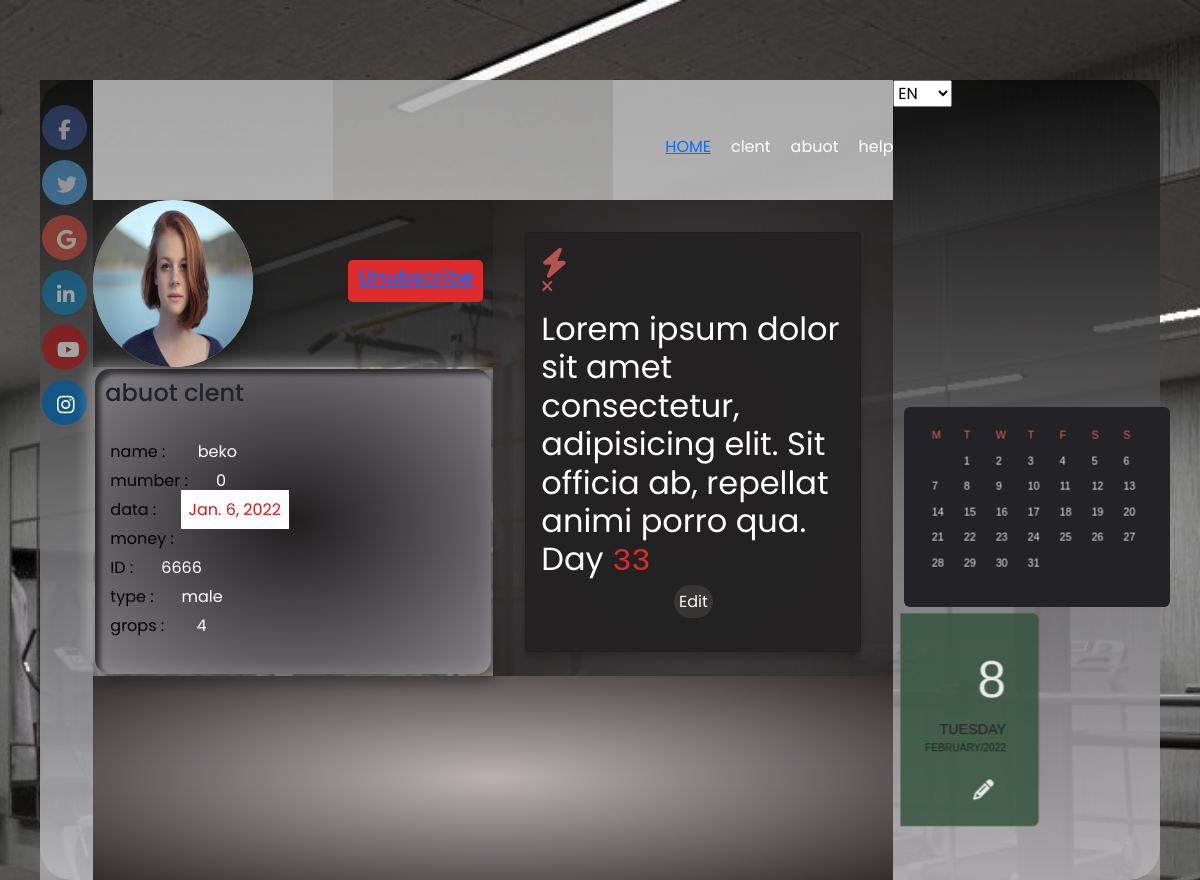
Screenshot of /member1 with the database file from the repository.
### members/models.py (models this page shows, shortened)
class Mumber(models.Model):
    owner = models.ForeignKey(User, related_name='ownr', on_delete=CASCADE)
    name = models.CharField(max_length=100)
    sex_type= models.CharField(max_length=15, choices=TYPE_JOB )
    gruop = models.TextField(max_length=10, choices=TYPE_gruop)
    published_at = models.DateField(auto_now=True)
    id_num = models.IntegerField(default=1)
    money = models.IntegerField(default=0)
    data_sub = models.DateField()
    phone = models.IntegerField(default=0)
    image = models.ImageField( upload_to='jobs',  default='default.jpg')

### members/views.py (the view)
# urls.py: path('<int:id>', views.detalis_members, name='detalis_members'),
def detalis_members(request, id):
    detalis_memb = Mumber.objects.get(id=id)
    date_long = datetime.date.today() - detalis_memb.data_sub
    print( date_long.days, ":::::::::::::::::")
    print( detalis_memb.data_sub, 'hi')
    context = {
        'detalis_memb': detalis_memb,
        'date_long':date_long
              }
    return render(request, './mumber_/detiles.html', context)

### members/templates/mumber_/detiles.html (shortened to what this page needs)
{% load static %}
{% load bootstrap5 %}
<html lang="en">
<head>
    <link rel="stylesheet" href="{% static  './css/detiles_.css' %}">
    <link rel="stylesheet" href="{% static  './css/bootstrap.css' %}">
    <link rel="stylesheet" href="{% static  './css/bootstrap.css' %}">
    <link rel="stylesheet"   href="{% static  'https://cdnjs.cloudflare.com/ajax/libs/font-awesome/4.7.0/css/font-awesome.min.css'%}">
</head>
<body style="  background: url('./static/img/32.jpg') 100% 0 no-repeat fixed;">
  <div class="contener">
        <section class="top">
            <div class="left">
                <div class="socila_">
                    <a href="#" class="fa fa-facebook"></a>
                    <a href="#" class="fa fa-twitter"></a>
                    <a href="#" class="fa fa-google"></a>
                    <a href="#" class="fa fa-linkedin"></a>
                    <a href="#" class="fa fa-youtube"></a>
                    <a href="#" class="fa fa-instagram"></a>
                  </div>
            </div>
            <div class="center">
                <div class="sereash">
                    <div class="serearsh_icone"></div>
                    <div class="speas"></div>
                    <div class="anthing">
                        <div class="inp">
                          <ul>
                            <li><a href="{%url 'homes:index_' %}">HOME</a></li>
                            <li><a>clent</a></li>
                            <li><a>abuot</a></li>
                            <li><a>help</a></li>
                          </ul>
                        </div>
                      </div>
                </div>
                <div class="parson">
                   <div class="tops">
                       <div class="left_tops">
                           <div class="img_part">
                               <div class="img_contenr">
                                <img style="width: 100%; height: 100%; border-radius: 50%;" class='img_jobs' src="{{detalis_memb.image.url}}" alt="">
                              </div>
                              {% if date_long.days >= 31 %}
                               <div class="sup_contenr">
                                   <div  style="background-color: rgb(223, 43, 43); color: rgb(27, 26, 26);"  class="sub_icone"><h5><a href="{% url 'member:Editr_Mumber_usb' detalis_memb.id  %}">Unubscribe</a></h5></div>
                               </div>
                               {% else %}
                               <div  class="sup_contenr">
                                <div style="background-color: rgb(57, 136, 71); color: rgb(27, 26, 26);" class="sub_icone"><h5><a href="{% url 'member:Editr_Mumber_usb' detalis_memb.id  %}">Subscribe</a></h5></div>
                            </div>
                               {% endif %}
                           </div>
                           <div dir="ltr" class="info_part">
                            <div class="table" >
                                <h4 style="padding: 10px;">abuot clent </h4>
                                <ul>
                                    <li>name   : <span class="spa_">{{detalis_memb.name}}</span></li>
                                    <li>mumber :<span class="spa_">{{detalis_memb.phone}}</span></li>
                                    <li>data   : <span style="color: rgb(219, 23, 23); background-color: white;" class="spa_">{{detalis_memb.data_sub}}</span></li>
                                    <li>money : <span class="spa_">{{data_sub.money}}</span></li>
                                    <li>ID     :<span class="spa_">{{detalis_memb.id_num}}</span></li>
                                    <li>type   :<span class="spa_">{{detalis_memb.sex_type}}</span></li>
                                    <li>grops   : <span class="spa_">{{detalis_memb.gruop}}</span></li>
                                </ul>
                            </div>
                           </div>
                       </div>
                       <div class="right_tops">
                           <div class="ntftions">
                            <div class="main-container">
                                <div class="cards">
                                  <div class="card card-5">
                                    <div class="card__icon"><i class="fas fa-bolt"></i></div>
                                    <p class="card__exit"><i class="fas fa-times"></i></p>
                                    <h2 class="card__title">Lorem ipsum dolor sit amet consectetur, adipisicing elit. Sit officia ab, repellat animi porro qua.<br> Day <samp style="color: rgb(223, 43, 43);">{{ date_long.days}}</samp> </h2>
                                    <p class="card__apply">
                                    <a class="card__link" href="{% url 'member:Editr_Mumber' detalis_memb.id %}">Edit </a>
                                    </p>
                                  </div>
                                </div>
                            </div>
                           </div>
                       </div>
                   </div>
                   <div class="btoom"></div>
                </div>
            </div>
            <div class="right">
              <div class="opti">
                <select>
                  <option value="volvo">EN</option>
                </select>
              </div>
                <div onload="startTime()" class="clender">
                    <div class="container">
                      <div class="card_s">
                        <div class="front">
                          <div class="contentfront">
                            <div class="month">
                              <table>
                                <tr class="orangeTr">
                                  <th>M</th>
                                  <th>T</th>
                                  <th>W</th>
                                  <th>T</th>
                                  <th>F</th>
                                  <th>S</th>
                                  <th>S</th>
                                </tr>
                                <tr class="whiteTr">
                                  <th></th>
                                  <th>1</th>
                                  <th>2</th>
                                  <th>3</th>
                                  <th>4</th>
                                  <th>5</th>
                                  <th>6</th>
                                </tr>
                                <tr class="whiteTr">
                                  <th>7</th>
                                  <th>8</th>
                                  <th>9</th>
                                  <th>10</th>
                                  <th>11</th>
                                  <th>12</th>
                                  <th>13</th>
                                </tr>
                                <tr class="whiteTr">
                                  <th>14</th>
                                  <th>15</th>
                                  <th>16</th>
                                  <th>17</th>
                                  <th>18</th>
                                  <th>19</th>
                                  <th>20</th>
                                </tr>
                                <tr class="whiteTr">
                                  <th>21</th>
                                  <th>22</th>
                                  <th>23</th>
                                  <th>24</th>
                                  <th>25</th>
                                  <th>26</th>
                                  <th>27</th>
                                </tr>
                                <tr class="whiteTr">
                                  <th>28</th>
                                  <th>29</th>
                                  <th>30</th>
                                  <th>31</th>
                                  <th></th>
                                  <th></th>
                                  <th></th>
                                </tr>
                              </table>
                            </div>
                            <div class="date">
                              <div class="datecont">
                                <div id="date"></div>
                                <div id="day"></div>
                                <div id="month"></div>
                                <i class="fa fa-pencil edit" aria-hidden="true"></i>
                              </div>
                            </div>
                          </div>
                        </div>
                        <div class="back">
                          <div class="contentback">
                          </div>
                        </div>
                      </div>
                    </div>
                  </div>
            </div>
        </section>
    </div>
</body>
</html>

### rows the page displays
Mumber: image (picture), name "beko", phone "0", data_sub "Jan. 6, 2022", id_num "6666", sex_type "male", gruop "4"
